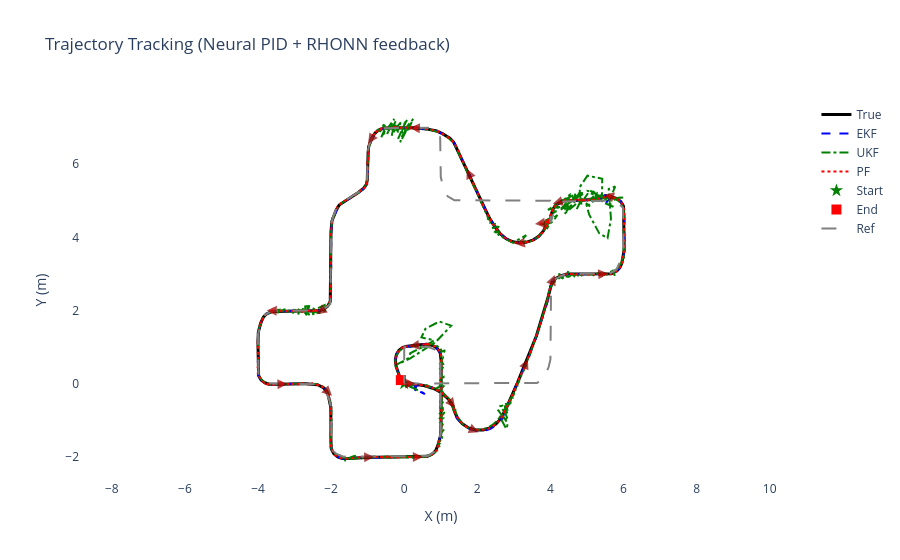

Notebook cell for this chart:
### Code cell
# Reconstruct reference trajectory for plotting
x_ref_hist = np.zeros_like(x_true)
for k, t in enumerate(t_history):
    x_ref_k, _, _ = reference_trajectory(t, ref_kind)
    x_ref_hist[k] = x_ref_k

fig_trajectory.add_trace(go.Scatter(x=x_ref_hist[:,0], y=x_ref_hist[:,1],
    mode='lines', name='Ref', line=dict(color='gray', width=2, dash='longdash')))
fig_trajectory.update_layout(title='Trajectory Tracking (Neural PID + RHONN feedback)')

### Figure 1 — Plotly figure (JSON) as saved in the notebook; plotly's stock layout.template omitted (floating-point values rounded to 4 significant figures; data arrays with more than 128 entries replaced by an {"elided": "..."} marker saying what was removed)
{"data": [{"line": {"color": "black", "width": 3}, "mode": "lines", "name": "True", "type": "scatter", "x": {"elided": "3000 float values"}, "y": {"elided": "3000 float values"}}, {"line": {"color": "blue", "dash": "dash", "width": 2}, "mode": "lines", "name": "EKF", "type": "scatter", "x": {"elided": "3000 float values"}, "y": {"elided": "3000 float values"}}, {"line": {"color": "green", "dash": "dashdot", "width": 2}, "mode": "lines", "name": "UKF", "type": "scatter", "x": {"elided": "3000 float values"}, "y": {"elided": "3000 float values"}}, {"line": {"color": "red", "dash": "dot", "width": 2}, "mode": "lines", "name": "PF", "type": "scatter", "x": {"elided": "3000 float values"}, "y": {"elided": "3000 float values"}}, {"marker": {"color": "green", "size": 10, "symbol": "star"}, "mode": "markers", "name": "Start", "type": "scatter", "x": [0], "y": [0]}, {"marker": {"color": "red", "size": 10, "symbol": "square"}, "mode": "markers", "name": "End", "type": "scatter", "x": [-0.09164], "y": [0.09409]}, {"line": {"color": "gray", "dash": "longdash", "width": 2}, "mode": "lines", "name": "Ref", "type": "scatter", "x": {"elided": "3000 float values"}, "y": {"elided": "3000 float values"}}], "layout": {"annotations": [{"arrowcolor": "darkred", "arrowhead": 2, "arrowsize": 1, "arrowwidth": 2, "ax": 0, "axref": "x", "ay": 0, "ayref": "y", "opacity": 0.7, "showarrow": true, "x": 0.3, "xref": "x", "y": 0, "yref": "y"}, {"arrowcolor": "darkred", "arrowhead": 2, "arrowsize": 1, "arrowwidth": 2, "ax": 1.213, "axref": "x", "ay": -0.4297, "ayref": "y", "opacity": 0.7, "showarrow": true, "x": 1.395, "xref": "x", "y": -0.6682, "yref": "y"}, {"arrowcolor": "darkred", "arrowhead": 2, "arrowsize": 1, "arrowwidth": 2, "ax": 1.362, "axref": "x", "ay": -0.7108, "ayref": "y", "opacity": 0.7, "showarrow": true, "x": 1.452, "xref": "x", "y": -0.9972, "yref": "y"}, {"arrowcolor": "darkred", "arrowhead": 2, "arrowsize": 1, "arrowwidth": 2, "ax": 1.766, "axref": "x", "ay": -1.215, "ayref": "y", "opacity": 0.7, "showarrow": true, "x": 2.042, "xref": "x", "y": -1.333, "yref": "y"}, {"arrowcolor": "darkred", "arrowhead": 2, "arrowsize": 1, "arrowwidth": 2, "ax": 3.264, "axref": "x", "ay": 0.394, "ayref": "y", "opacity": 0.7, "showarrow": true, "x": 3.382, "xref": "x", "y": 0.6694, "yref": "y"}, {"arrowcolor": "darkred", "arrowhead": 2, "arrowsize": 1, "arrowwidth": 2, "ax": 4.006, "axref": "x", "ay": 2.689, "ayref": "y", "opacity": 0.7, "showarrow": true, "x": 4.117, "xref": "x", "y": 2.968, "yref": "y"}, {"arrowcolor": "darkred", "arrowhead": 2, "arrowsize": 1, "arrowwidth": 2, "ax": 5.28, "axref": "x", "ay": 2.987, "ayref": "y", "opacity": 0.7, "showarrow": true, "x": 5.579, "xref": "x", "y": 3.008, "yref": "y"}, {"arrowcolor": "darkred", "arrowhead": 2, "arrowsize": 1, "arrowwidth": 2, "ax": 6.016, "axref": "x", "ay": 3.848, "ayref": "y", "opacity": 0.7, "showarrow": true, "x": 5.998, "xref": "x", "y": 4.148, "yref": "y"}, {"arrowcolor": "darkred", "arrowhead": 2, "arrowsize": 1, "arrowwidth": 2, "ax": 5.753, "axref": "x", "ay": 5.085, "ayref": "y", "opacity": 0.7, "showarrow": true, "x": 5.466, "xref": "x", "y": 5.172, "yref": "y"}, {"arrowcolor": "darkred", "arrowhead": 2, "arrowsize": 1, "arrowwidth": 2, "ax": 4.353, "axref": "x", "ay": 5.002, "ayref": "y", "opacity": 0.7, "showarrow": true, "x": 4.065, "xref": "x", "y": 4.916, "yref": "y"}, {"arrowcolor": "darkred", "arrowhead": 2, "arrowsize": 1, "arrowwidth": 2, "ax": 3.875, "axref": "x", "ay": 4.4, "ayref": "y", "opacity": 0.7, "showarrow": true, "x": 3.577, "xref": "x", "y": 4.363, "yref": "y"}, {"arrowcolor": "darkred", "arrowhead": 2, "arrowsize": 1, "arrowwidth": 2, "ax": 3.921, "axref": "x", "ay": 4.442, "ayref": "y", "opacity": 0.7, "showarrow": true, "x": 3.829, "xref": "x", "y": 4.156, "yref": "y"}, {"arrowcolor": "darkred", "arrowhead": 2, "arrowsize": 1, "arrowwidth": 2, "ax": 3.324, "axref": "x", "ay": 3.863, "ayref": "y", "opacity": 0.7, "showarrow": true, "x": 3.027, "xref": "x", "y": 3.821, "yref": "y"}, {"arrowcolor": "darkred", "arrowhead": 2, "arrowsize": 1, "arrowwidth": 2, "ax": 1.837, "axref": "x", "ay": 5.601, "ayref": "y", "opacity": 0.7, "showarrow": true, "x": 1.714, "xref": "x", "y": 5.875, "yref": "y"}, {"arrowcolor": "darkred", "arrowhead": 2, "arrowsize": 1, "arrowwidth": 2, "ax": 0.4546, "axref": "x", "ay": 6.98, "ayref": "y", "opacity": 0.7, "showarrow": true, "x": 0.155, "xref": "x", "y": 6.995, "yref": "y"}, {"arrowcolor": "darkred", "arrowhead": 2, "arrowsize": 1, "arrowwidth": 2, "ax": -0.8237, "axref": "x", "ay": 6.817, "ayref": "y", "opacity": 0.7, "showarrow": true, "x": -0.9883, "xref": "x", "y": 6.567, "yref": "y"}, {"arrowcolor": "darkred", "arrowhead": 2, "arrowsize": 1, "arrowwidth": 2, "ax": -1.013, "axref": "x", "ay": 5.531, "ayref": "y", "opacity": 0.7, "showarrow": true, "x": -1.06, "xref": "x", "y": 5.235, "yref": "y"}, {"arrowcolor": "darkred", "arrowhead": 2, "arrowsize": 1, "arrowwidth": 2, "ax": -1.904, "axref": "x", "ay": 4.649, "ayref": "y", "opacity": 0.7, "showarrow": true, "x": -2.009, "xref": "x", "y": 4.368, "yref": "y"}, {"arrowcolor": "darkred", "arrowhead": 2, "arrowsize": 1, "arrowwidth": 2, "ax": -2.01, "axref": "x", "ay": 3.335, "ayref": "y", "opacity": 0.7, "showarrow": true, "x": -2.007, "xref": "x", "y": 3.035, "yref": "y"}, {"arrowcolor": "darkred", "arrowhead": 2, "arrowsize": 1, "arrowwidth": 2, "ax": -2.149, "axref": "x", "ay": 2.069, "ayref": "y", "opacity": 0.7, "showarrow": true, "x": -2.395, "xref": "x", "y": 1.897, "yref": "y"}, {"arrowcolor": "darkred", "arrowhead": 2, "arrowsize": 1, "arrowwidth": 2, "ax": -3.462, "axref": "x", "ay": 1.987, "ayref": "y", "opacity": 0.7, "showarrow": true, "x": -3.762, "xref": "x", "y": 2.0, "yref": "y"}, {"arrowcolor": "darkred", "arrowhead": 2, "arrowsize": 1, "arrowwidth": 2, "ax": -4.002, "axref": "x", "ay": 0.9592, "ayref": "y", "opacity": 0.7, "showarrow": true, "x": -3.985, "xref": "x", "y": 0.6597, "yref": "y"}, {"arrowcolor": "darkred", "arrowhead": 2, "arrowsize": 1, "arrowwidth": 2, "ax": -3.494, "axref": "x", "ay": -0.02299, "ayref": "y", "opacity": 0.7, "showarrow": true, "x": -3.195, "xref": "x", "y": -0.01251, "yref": "y"}, {"arrowcolor": "darkred", "arrowhead": 2, "arrowsize": 1, "arrowwidth": 2, "ax": -2.192, "axref": "x", "ay": -0.1284, "ayref": "y", "opacity": 0.7, "showarrow": true, "x": -1.976, "xref": "x", "y": -0.3364, "yref": "y"}, {"arrowcolor": "darkred", "arrowhead": 2, "arrowsize": 1, "arrowwidth": 2, "ax": -2.005, "axref": "x", "ay": -1.412, "ayref": "y", "opacity": 0.7, "showarrow": true, "x": -2.005, "xref": "x", "y": -1.712, "yref": "y"}, {"arrowcolor": "darkred", "arrowhead": 2, "arrowsize": 1, "arrowwidth": 2, "ax": -1.122, "axref": "x", "ay": -2.02, "ayref": "y", "opacity": 0.7, "showarrow": true, "x": -0.8225, "xref": "x", "y": -2.012, "yref": "y"}, {"arrowcolor": "darkred", "arrowhead": 2, "arrowsize": 1, "arrowwidth": 2, "ax": 0.2105, "axref": "x", "ay": -2.009, "ayref": "y", "opacity": 0.7, "showarrow": true, "x": 0.5105, "xref": "x", "y": -2.007, "yref": "y"}, {"arrowcolor": "darkred", "arrowhead": 2, "arrowsize": 1, "arrowwidth": 2, "ax": 1.01, "axref": "x", "ay": -1.215, "ayref": "y", "opacity": 0.7, "showarrow": true, "x": 1.011, "xref": "x", "y": -0.9152, "yref": "y"}, {"arrowcolor": "darkred", "arrowhead": 2, "arrowsize": 1, "arrowwidth": 2, "ax": 1.006, "axref": "x", "ay": 0.1262, "ayref": "y", "opacity": 0.7, "showarrow": true, "x": 0.9922, "xref": "x", "y": 0.4259, "yref": "y"}, {"arrowcolor": "darkred", "arrowhead": 2, "arrowsize": 1, "arrowwidth": 2, "ax": 0.4324, "axref": "x", "ay": 1.062, "ayref": "y", "opacity": 0.7, "showarrow": true, "x": 0.1355, "xref": "x", "y": 1.019, "yref": "y"}, {"arrowcolor": "red", "arrowhead": 1, "arrowsize": 0.8, "arrowwidth": 1.5, "ax": 0, "axref": "x", "ay": 0, "ayref": "y", "opacity": 0.5, "showarrow": true, "x": 0.21, "xref": "x", "y": 0, "yref": "y"}, {"arrowcolor": "red", "arrowhead": 1, "arrowsize": 0.8, "arrowwidth": 1.5, "ax": 1.361, "axref": "x", "ay": -0.7104, "ayref": "y", "opacity": 0.5, "showarrow": true, "x": 1.415, "xref": "x", "y": -0.9135, "yref": "y"}, {"arrowcolor": "red", "arrowhead": 1, "arrowsize": 0.8, "arrowwidth": 1.5, "ax": 3.264, "axref": "x", "ay": 0.3917, "ayref": "y", "opacity": 0.5, "showarrow": true, "x": 3.349, "xref": "x", "y": 0.5837, "yref": "y"}, {"arrowcolor": "red", "arrowhead": 1, "arrowsize": 0.8, "arrowwidth": 1.5, "ax": 5.277, "axref": "x", "ay": 2.976, "ayref": "y", "opacity": 0.5, "showarrow": true, "x": 5.486, "xref": "x", "y": 2.982, "yref": "y"}, {"arrowcolor": "red", "arrowhead": 1, "arrowsize": 0.8, "arrowwidth": 1.5, "ax": 5.758, "axref": "x", "ay": 5.077, "ayref": "y", "opacity": 0.5, "showarrow": true, "x": 5.558, "xref": "x", "y": 5.141, "yref": "y"}, {"arrowcolor": "red", "arrowhead": 1, "arrowsize": 0.8, "arrowwidth": 1.5, "ax": 3.886, "axref": "x", "ay": 4.397, "ayref": "y", "opacity": 0.5, "showarrow": true, "x": 3.678, "xref": "x", "y": 4.371, "yref": "y"}, {"arrowcolor": "red", "arrowhead": 1, "arrowsize": 0.8, "arrowwidth": 1.5, "ax": 3.335, "axref": "x", "ay": 3.858, "ayref": "y", "opacity": 0.5, "showarrow": true, "x": 3.127, "xref": "x", "y": 3.826, "yref": "y"}, {"arrowcolor": "red", "arrowhead": 1, "arrowsize": 0.8, "arrowwidth": 1.5, "ax": 0.4558, "axref": "x", "ay": 6.982, "ayref": "y", "opacity": 0.5, "showarrow": true, "x": 0.2458, "xref": "x", "y": 6.983, "yref": "y"}, {"arrowcolor": "red", "arrowhead": 1, "arrowsize": 0.8, "arrowwidth": 1.5, "ax": -1.021, "axref": "x", "ay": 5.529, "ayref": "y", "opacity": 0.5, "showarrow": true, "x": -1.05, "xref": "x", "y": 5.321, "yref": "y"}, {"arrowcolor": "red", "arrowhead": 1, "arrowsize": 0.8, "arrowwidth": 1.5, "ax": -2.019, "axref": "x", "ay": 3.329, "ayref": "y", "opacity": 0.5, "showarrow": true, "x": -2.017, "xref": "x", "y": 3.119, "yref": "y"}, {"arrowcolor": "red", "arrowhead": 1, "arrowsize": 0.8, "arrowwidth": 1.5, "ax": -3.467, "axref": "x", "ay": 1.987, "ayref": "y", "opacity": 0.5, "showarrow": true, "x": -3.677, "xref": "x", "y": 1.993, "yref": "y"}, {"arrowcolor": "red", "arrowhead": 1, "arrowsize": 0.8, "arrowwidth": 1.5, "ax": -3.498, "axref": "x", "ay": -0.01741, "ayref": "y", "opacity": 0.5, "showarrow": true, "x": -3.289, "xref": "x", "y": -0.004398, "yref": "y"}, {"arrowcolor": "red", "arrowhead": 1, "arrowsize": 0.8, "arrowwidth": 1.5, "ax": -1.996, "axref": "x", "ay": -1.414, "ayref": "y", "opacity": 0.5, "showarrow": true, "x": -2.0, "xref": "x", "y": -1.624, "yref": "y"}, {"arrowcolor": "red", "arrowhead": 1, "arrowsize": 0.8, "arrowwidth": 1.5, "ax": 0.2038, "axref": "x", "ay": -2.008, "ayref": "y", "opacity": 0.5, "showarrow": true, "x": 0.4138, "xref": "x", "y": -2.005, "yref": "y"}, {"arrowcolor": "red", "arrowhead": 1, "arrowsize": 0.8, "arrowwidth": 1.5, "ax": 1.003, "axref": "x", "ay": 0.1225, "ayref": "y", "opacity": 0.5, "showarrow": true, "x": 0.9992, "xref": "x", "y": 0.3325, "yref": "y"}], "font": {"size": 12}, "paper_bgcolor": "white", "plot_bgcolor": "white", "showlegend": true, "title": {"text": "Trajectory Tracking (Neural PID + RHONN feedback)"}, "xaxis": {"title": {"text": "X (m)"}}, "yaxis": {"scaleanchor": "x", "scaleratio": 1, "title": {"text": "Y (m)"}}}}
